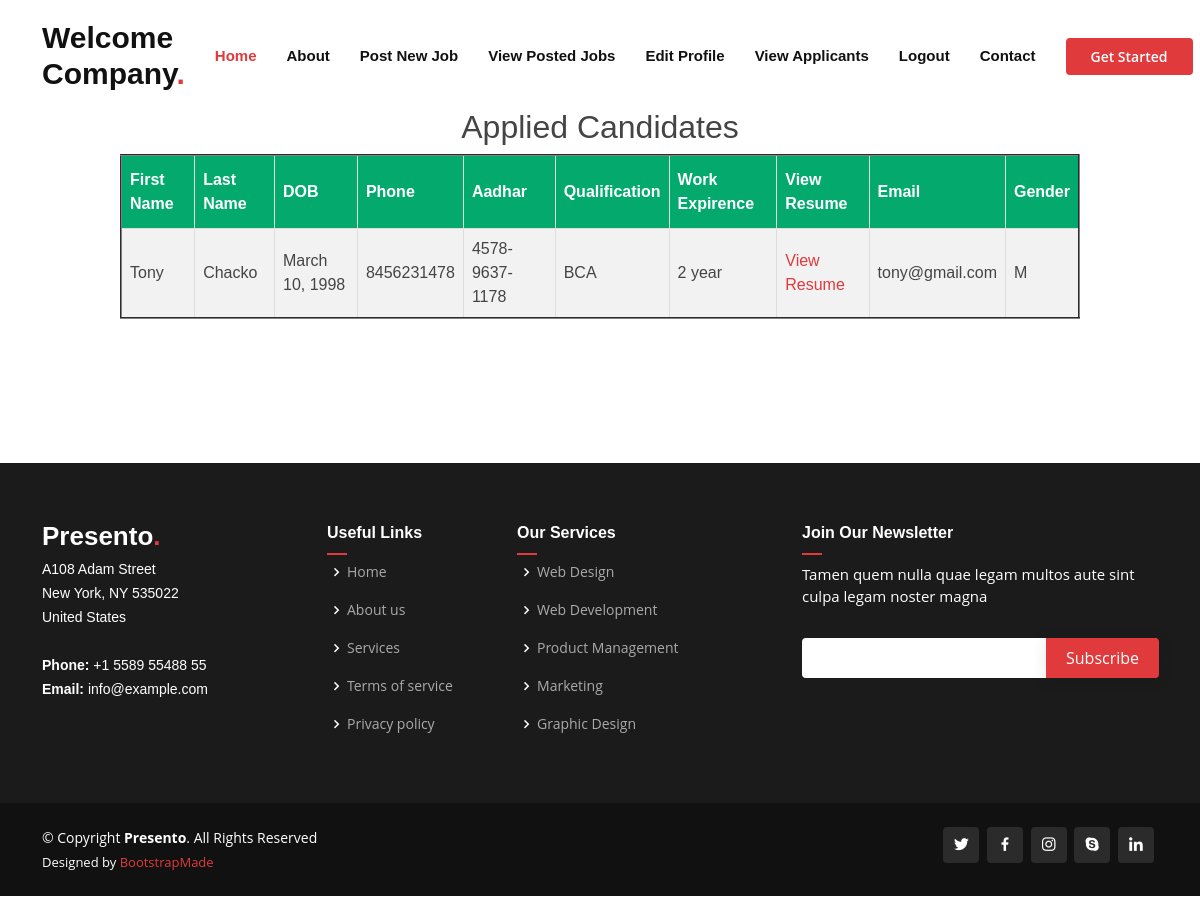
Screenshot of /viewprofile/9/ with the database file from the repository.
### jobapp/models.py (models this page shows)
class User(models.Model):
    ufirst = models.CharField("First Name",max_length=25)
    ulast = models.CharField("Last Name",max_length=25)
    udob = models.DateField("Date of Brith",default=date.today)
    uphone = models.CharField("Phone No",max_length=25)
    uaadhar = models.CharField("Aadhaar No",max_length=25)
    uqual = models.CharField("Qualification",max_length=25,default=0)
    uexp = models.CharField("Work Experience",max_length=25,default=0)
    ufile = models.FileField("upload Resume",upload_to='resume/',max_length=254,default=0)
    upawd = models.CharField("Password",max_length=25)
    uemail = models.EmailField("User Email",unique=True)
    GENDER_CHOICES = (
    ('M', 'Male'),
    ('F', 'Female'),
    )
    ugender = models.CharField("Gender",max_length=1, choices=GENDER_CHOICES)

### jobapp/views.py (the view)
# urls.py: path('viewprofile/<int:id>/',views.userprofile),
def userprofile(request,id):
    a=User.objects.filter(id=id)
    return render(request,"company_user_profile.html",{"a":a})

### jobapp/templates/company_user_profile.html (shortened to what this page needs)
<!DOCTYPE html>
<html lang="en">
<head>
</head>
{% extends "companypages.html" %}
{% block content %}
<body><center>
<table border="2"  id="customers"><br><br>
    <h2>Applied Candidates</h2>
    <tr>
    <th>First Name</th>
    <th>Last Name</th>
    <th>DOB</th>
    <th>Phone</th>
    <th>Aadhar</th>
    <th>Qualification</th>
    <th>Work Expirence</th>
    <th>View Resume</th>
    <th>Email</th>
    <th>Gender</th>
</tr>
    {% for i in a %}
<tr>
    <td>{{i.ufirst}}</td>
    <td>{{i.ulast}}</td>
    <td>{{i.udob}}</td>
    <td>{{i.uphone}}</td>
    <td>{{i.uaadhar}}</td>
    <td>{{i.uqual}}</td>
    <td>{{i.uexp}}</td>
    <td><a href="{{i.ufile.url}}">View Resume</a></td>
    <td>{{i.uemail}}</td>
    <td>{{i.ugender}}</td>
</tr>
   {% endfor %}
</table>
</center>
</body>
{% endblock content %}

### static/assets/css/style.css (style rules this page uses)
body { font-family: "Open Sans", sans-serif; color: #444444; }
a { color: #e03a3c; text-decoration: none; }
h1, h2, h3, h4, h5, h6 { font-family: "Raleway", sans-serif; }

### jobapp/templates/company_user_profile.html (style rules this page uses)
#customers { font-family: Arial, Helvetica, sans-serif;border-collapse: collapse;width: 80%; }
#customers td, #customers th { border: 1px solid #ddd;padding: 8px; }
#customers tr:nth-child(even) { background-color: #f2f2f2; }
#customers th { padding-top: 12px;padding-bottom: 12px;text-align: left;background-color: #04AA6D;color: white; }

### rows the page displays
User: ufirst "Tony", ulast "Chacko", udob "March 10, 1998", uphone "8456231478", uaadhar "4578-9637-1178", uqual "BCA", uexp "2 year", uemail "tony@gmail.com", ugender "M"
